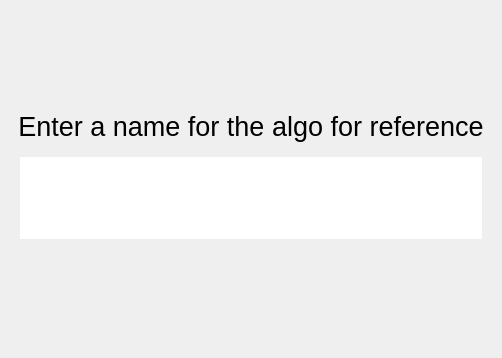
<?xml version="1.0" encoding="UTF-8"?>
<ui version="4.0">
 <class>CreateNamePage</class>
 <widget class="QWidget" name="CreateNamePage">
  <property name="geometry">
   <rect>
    <x>0</x>
    <y>0</y>
    <width>502</width>
    <height>358</height>
   </rect>
  </property>
  <property name="windowTitle">
   <string>createNamePage</string>
  </property>
  <layout class="QVBoxLayout" name="verticalLayout">
   <item>
    <spacer name="verticalSpacer_2">
     <property name="orientation">
      <enum>Qt::Vertical</enum>
     </property>
     <property name="sizeType">
      <enum>QSizePolicy::MinimumExpanding</enum>
     </property>
     <property name="sizeHint" stdset="0">
      <size>
       <width>20</width>
       <height>40</height>
      </size>
     </property>
    </spacer>
   </item>
   <item>
    <widget class="QLabel" name="label">
     <property name="sizePolicy">
      <sizepolicy hsizetype="Preferred" vsizetype="Maximum">
       <horstretch>0</horstretch>
       <verstretch>1</verstretch>
      </sizepolicy>
     </property>
     <property name="font">
      <font>
       <pointsize>20</pointsize>
      </font>
     </property>
     <property name="text">
      <string>Enter a name for the algo for reference</string>
     </property>
     <property name="alignment">
      <set>Qt::AlignCenter</set>
     </property>
    </widget>
   </item>
   <item>
    <widget class="QWidget" name="widget" native="true">
     <layout class="QHBoxLayout" name="horizontalLayout">
      <item>
       <widget class="QLineEdit" name="nameEdit">
        <property name="sizePolicy">
         <sizepolicy hsizetype="Expanding" vsizetype="Expanding">
          <horstretch>0</horstretch>
          <verstretch>3</verstretch>
         </sizepolicy>
        </property>
        <property name="minimumSize">
         <size>
          <width>0</width>
          <height>0</height>
         </size>
        </property>
        <property name="font">
         <font>
          <pointsize>50</pointsize>
         </font>
        </property>
        <property name="text">
         <string/>
        </property>
        <property name="maxLength">
         <number>64</number>
        </property>
        <property name="frame">
         <bool>false</bool>
        </property>
        <property name="alignment">
         <set>Qt::AlignCenter</set>
        </property>
       </widget>
      </item>
     </layout>
    </widget>
   </item>
   <item>
    <spacer name="verticalSpacer">
     <property name="orientation">
      <enum>Qt::Vertical</enum>
     </property>
     <property name="sizeType">
      <enum>QSizePolicy::MinimumExpanding</enum>
     </property>
     <property name="sizeHint" stdset="0">
      <size>
       <width>20</width>
       <height>40</height>
      </size>
     </property>
    </spacer>
   </item>
  </layout>
 </widget>
 <resources/>
 <connections/>
</ui>
